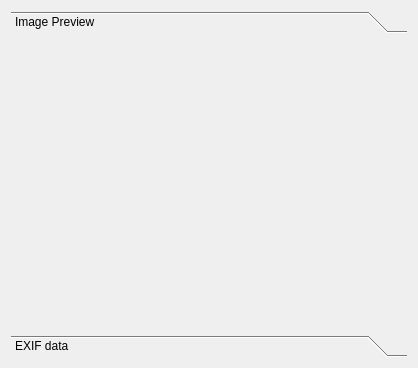
<?xml version="1.0" encoding="UTF-8"?>
<ui version="4.0">
 <class>ImageWidget</class>
 <widget class="QWidget" name="ImageWidget">
  <property name="geometry">
   <rect>
    <x>0</x>
    <y>0</y>
    <width>418</width>
    <height>368</height>
   </rect>
  </property>
  <property name="sizePolicy">
   <sizepolicy hsizetype="Preferred" vsizetype="Preferred">
    <horstretch>0</horstretch>
    <verstretch>0</verstretch>
   </sizepolicy>
  </property>
  <property name="windowTitle">
   <string>Image Viewer</string>
  </property>
  <layout class="QHBoxLayout" name="horizontalLayout_3">
   <item>
    <widget class="QToolBox" name="toolBox">
     <property name="sizePolicy">
      <sizepolicy hsizetype="Expanding" vsizetype="Expanding">
       <horstretch>0</horstretch>
       <verstretch>0</verstretch>
      </sizepolicy>
     </property>
     <property name="minimumSize">
      <size>
       <width>0</width>
       <height>0</height>
      </size>
     </property>
     <property name="baseSize">
      <size>
       <width>0</width>
       <height>0</height>
      </size>
     </property>
     <property name="currentIndex">
      <number>0</number>
     </property>
     <widget class="QWidget" name="page1">
      <property name="geometry">
       <rect>
        <x>0</x>
        <y>0</y>
        <width>400</width>
        <height>296</height>
       </rect>
      </property>
      <attribute name="label">
       <string>Image Preview</string>
      </attribute>
      <layout class="QHBoxLayout" name="horizontalLayout">
       <item>
        <widget class="QLabel" name="imageLabel">
         <property name="text">
          <string/>
         </property>
        </widget>
       </item>
      </layout>
     </widget>
     <widget class="QWidget" name="page_2">
      <property name="geometry">
       <rect>
        <x>0</x>
        <y>0</y>
        <width>400</width>
        <height>296</height>
       </rect>
      </property>
      <attribute name="label">
       <string>EXIF data</string>
      </attribute>
      <layout class="QHBoxLayout" name="horizontalLayout_2">
       <item>
        <widget class="QTableWidget" name="exifTable">
         <property name="alternatingRowColors">
          <bool>true</bool>
         </property>
         <property name="horizontalScrollMode">
          <enum>QAbstractItemView::ScrollPerPixel</enum>
         </property>
         <property name="rowCount">
          <number>0</number>
         </property>
         <property name="columnCount">
          <number>3</number>
         </property>
         <column>
          <property name="text">
           <string>Tag</string>
          </property>
         </column>
         <column>
          <property name="text">
           <string>Descr</string>
          </property>
         </column>
         <column>
          <property name="text">
           <string>Value</string>
          </property>
         </column>
        </widget>
       </item>
      </layout>
     </widget>
    </widget>
   </item>
  </layout>
 </widget>
 <resources/>
 <connections/>
</ui>
